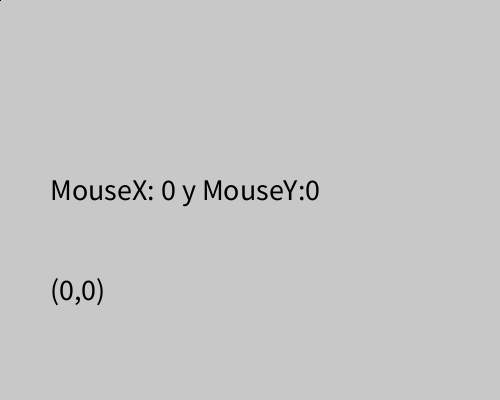
Frame 1 (no input)
Frame 60 (the mouse pressed at the canvas centre just before this capture): identical to frame 1, image omitted
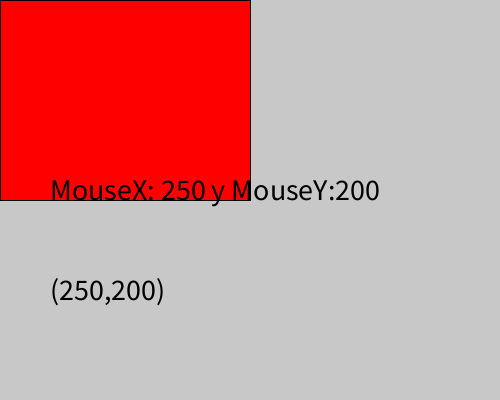
Frame 120 (the mouse held since frame 60 and released just before this capture)

The Processing sketch that drew these frames (run headless with seeded random() and noise(); from frame 60 on, the mouse is pressed at the canvas centre):

// Processing sketch: mouse
// ── mouse.pde
void setup() {
  size(500, 400);
  fill(0);
  textSize(30);
  
}
void draw() {
  background(200);
  fill(255,0,0);
  rect(0,0,mouseX,mouseY);
  fill(0);
  text("MouseX: " + mouseX + " y MouseY:" + mouseY, 50, 200);
  text("(" + mouseX + "," + mouseY + ")", 50, 300);
  
}

void mouseMoved() {
}

void mouseClicked() {
}

void keyPressed(){
}
